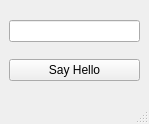
<?xml version="1.0" encoding="UTF-8"?>
<ui version="4.0">
 <class>MainWindow</class>
 <widget class="QMainWindow" name="MainWindow">
  <property name="geometry">
   <rect>
    <x>0</x>
    <y>0</y>
    <width>149</width>
    <height>124</height>
   </rect>
  </property>
  <property name="windowTitle">
   <string>MainWindow</string>
  </property>
  <widget class="QWidget" name="centralwidget">
   <layout class="QVBoxLayout" name="verticalLayout">
    <item>
     <widget class="QLineEdit" name="lineEdit"/>
    </item>
    <item>
     <widget class="QPushButton" name="pushButton">
      <property name="text">
       <string>Say Hello</string>
      </property>
     </widget>
    </item>
   </layout>
  </widget>
  <widget class="QMenuBar" name="menubar">
   <property name="geometry">
    <rect>
     <x>0</x>
     <y>0</y>
     <width>149</width>
     <height>24</height>
    </rect>
   </property>
  </widget>
  <widget class="QStatusBar" name="statusbar"/>
 </widget>
 <resources/>
 <connections/>
</ui>
